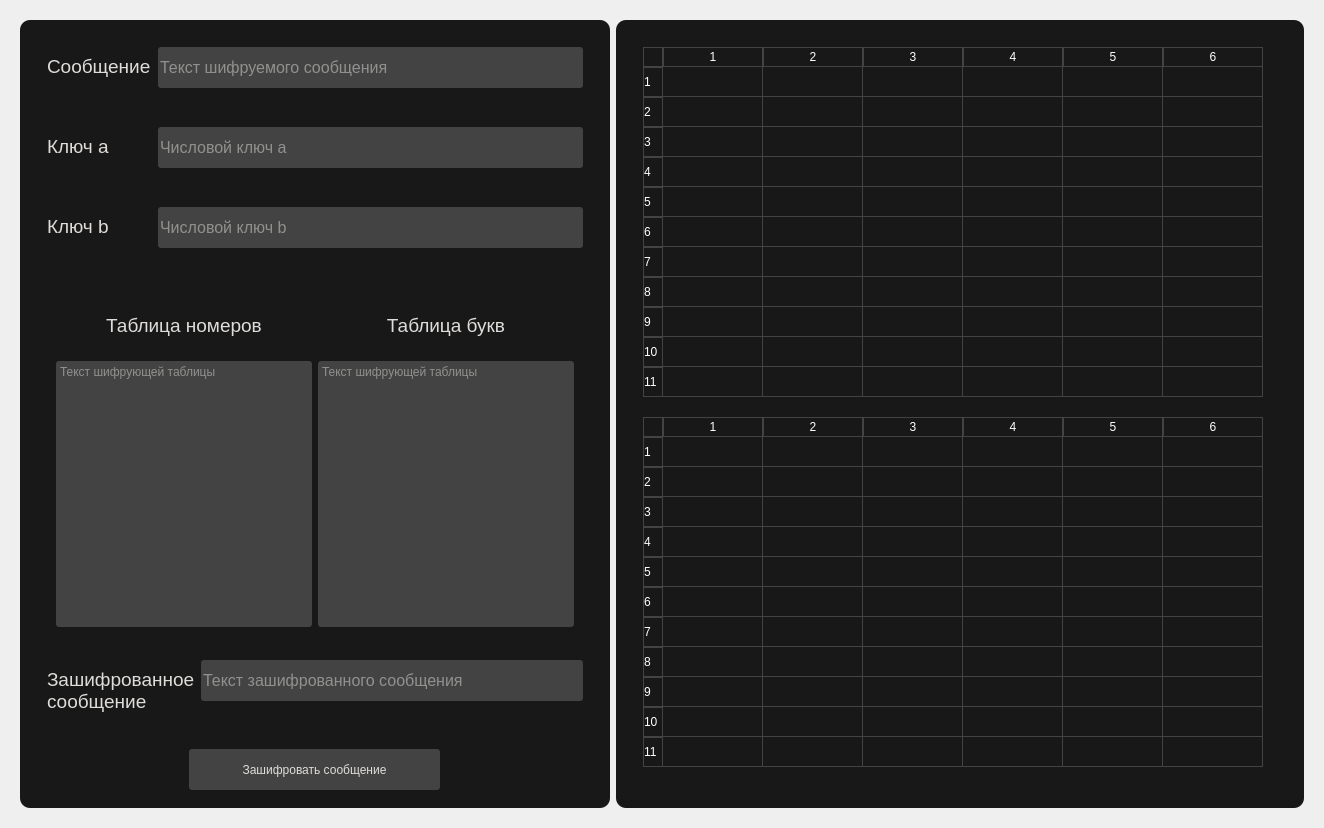
          <widget class="QWidget" name="caesar_affine_system_tab">
           <attribute name="title">
            <string>Афинная система</string>
           </attribute>
           <layout class="QVBoxLayout" name="verticalLayout_24">
            <item>
             <widget class="QStackedWidget" name="stacked_widget_sca">
              <property name="styleSheet">
               <string notr="true">QStackedWidget {
	color: rgb(255, 255, 255);
}</string>
              </property>
              <property name="currentIndex">
               <number>0</number>
              </property>
              <widget class="QWidget" name="main_page_sca">
               <layout class="QHBoxLayout" name="horizontalLayout_64">
                <item>
                 <widget class="QFrame" name="encrypt_main_frame_4">
                  <property name="minimumSize">
                   <size>
                    <width>0</width>
                    <height>0</height>
                   </size>
                  </property>
                  <property name="styleSheet">
                   <string notr="true">QFrame {
	background-color: rgb(25, 24, 24);
	border-radius: 10px;
}</string>
                  </property>
                  <property name="frameShape">
                   <enum>QFrame::StyledPanel</enum>
                  </property>
                  <property name="frameShadow">
                   <enum>QFrame::Raised</enum>
                  </property>
                  <layout class="QVBoxLayout" name="verticalLayout_25">
                   <item>
                    <widget class="QFrame" name="encrypt_inputs_main_frame_4">
                     <property name="styleSheet">
                      <string notr="true"/>
                     </property>
                     <property name="frameShape">
                      <enum>QFrame::StyledPanel</enum>
                     </property>
                     <property name="frameShadow">
                      <enum>QFrame::Raised</enum>
                     </property>
                     <layout class="QVBoxLayout" name="verticalLayout_26">
                      <item>
                       <widget class="QFrame" name="encrypt_input_message_frame_4">
                        <property name="frameShape">
                         <enum>QFrame::StyledPanel</enum>
                        </property>
                        <property name="frameShadow">
                         <enum>QFrame::Raised</enum>
                        </property>
                        <layout class="QHBoxLayout" name="horizontalLayout_41">
                         <item>
                          <widget class="QLabel" name="message_label_sca">
                           <property name="minimumSize">
                            <size>
                             <width>105</width>
                             <height>0</height>
                            </size>
                           </property>
                           <property name="maximumSize">
                            <size>
                             <width>16777215</width>
                             <height>40</height>
                            </size>
                           </property>
                           <property name="toolTip">
                            <string>Текст шифруемого сообщения</string>
                           </property>
                           <property name="styleSheet">
                            <string notr="true">QLabel {
	font-size: 19px;
	color: rgb(222, 221, 218);
}</string>
                           </property>
                           <property name="text">
                            <string>&lt;html&gt;&lt;head/&gt;&lt;body&gt;&lt;p&gt;&lt;span style=&quot; font-size:14pt;&quot;&gt;Сообщение&lt;/span&gt;&lt;/p&gt;&lt;/body&gt;&lt;/html&gt;</string>
                           </property>
                           <property name="alignment">
                            <set>Qt::AlignLeading|Qt::AlignLeft|Qt::AlignTop</set>
                           </property>
                          </widget>
                         </item>
                         <item>
                          <widget class="QLineEdit" name="message_text_sca">
                           <property name="minimumSize">
                            <size>
                             <width>0</width>
                             <height>56</height>
                            </size>
                           </property>
                           <property name="styleSheet">
                            <string notr="true">QLineEdit {
	background-color: rgb(67, 67, 67);
	color: rgb(222, 221, 218);
	border-radius: 3px;
	height: 37px;
	font-size: 16px;
	padding: 2 px;
	margin: 0 0 15 0 px;
}

QLineEdit:focus {
	background-color: rgb(103, 101, 101);
}</string>
                           </property>
                           <property name="placeholderText">
                            <string>Текст шифруемого сообщения</string>
                           </property>
                           <property name="clearButtonEnabled">
                            <bool>true</bool>
                           </property>
                          </widget>
                         </item>
                        </layout>
                       </widget>
                      </item>
                      <item>
                       <widget class="QFrame" name="encrypt_input_key_a_frame_4">
                        <property name="frameShape">
                         <enum>QFrame::StyledPanel</enum>
                        </property>
                        <property name="frameShadow">
                         <enum>QFrame::Raised</enum>
                        </property>
                        <layout class="QHBoxLayout" name="horizontalLayout_42">
                         <item>
                          <widget class="QLabel" name="key_a_label_sca">
                           <property name="minimumSize">
                            <size>
                             <width>105</width>
                             <height>0</height>
                            </size>
                           </property>
                           <property name="maximumSize">
                            <size>
                             <width>64</width>
                             <height>40</height>
                            </size>
                           </property>
                           <property name="toolTip">
                            <string>Количество строк шифрующей таблицы</string>
                           </property>
                           <property name="styleSheet">
                            <string notr="true">QLabel {
	font-size: 19px;
	color: rgb(222, 221, 218);
}</string>
                           </property>
                           <property name="text">
                            <string>Ключ a</string>
                           </property>
                           <property name="alignment">
                            <set>Qt::AlignLeading|Qt::AlignLeft|Qt::AlignTop</set>
                           </property>
                          </widget>
                         </item>
                         <item>
                          <widget class="QLineEdit" name="key_a_text_sca">
                           <property name="minimumSize">
                            <size>
                             <width>0</width>
                             <height>56</height>
                            </size>
                           </property>
                           <property name="styleSheet">
                            <string notr="true">QLineEdit {
	background-color: rgb(67, 67, 67);
	color: rgb(222, 221, 218);
	border-radius: 3px;
	height: 37px;
	font-size: 16px;
	padding: 2 px;
	margin: 0 0 15 0 px;
}

QLineEdit:focus {
	background-color: rgb(103, 101, 101);
}</string>
                           </property>
                           <property name="placeholderText">
                            <string>Числовой ключ a</string>
                           </property>
                           <property name="clearButtonEnabled">
                            <bool>true</bool>
                           </property>
                          </widget>
                         </item>
                        </layout>
                       </widget>
                      </item>
                      <item>
                       <widget class="QFrame" name="encrypt_input_key_b_frame_5">
                        <property name="frameShape">
                         <enum>QFrame::StyledPanel</enum>
                        </property>
                        <property name="frameShadow">
                         <enum>QFrame::Raised</enum>
                        </property>
                        <layout class="QHBoxLayout" name="horizontalLayout_43">
                         <item>
                          <widget class="QLabel" name="key_b_label_sca">
                           <property name="minimumSize">
                            <size>
                             <width>105</width>
                             <height>0</height>
                            </size>
                           </property>
                           <property name="maximumSize">
                            <size>
                             <width>16777215</width>
                             <height>40</height>
                            </size>
                           </property>
                           <property name="toolTip">
                            <string notr="true">Количество столбцов шифрующей таблицы</string>
                           </property>
                           <property name="styleSheet">
                            <string notr="true">QLabel {
	font-size: 19px;
	color: rgb(222, 221, 218);
}</string>
                           </property>
                           <property name="text">
                            <string>Ключ b</string>
                           </property>
                           <property name="alignment">
                            <set>Qt::AlignLeading|Qt::AlignLeft|Qt::AlignTop</set>
                           </property>
                          </widget>
                         </item>
                         <item>
                          <widget class="QLineEdit" name="key_b_text_sca">
                           <property name="minimumSize">
                            <size>
                             <width>0</width>
                             <height>56</height>
                            </size>
                           </property>
                           <property name="styleSheet">
                            <string notr="true">QLineEdit {
	background-color: rgb(67, 67, 67);
	color: rgb(222, 221, 218);
	border-radius: 3px;
	height: 37px;
	font-size: 16px;
	padding: 2 px;
	margin: 0 0 15 0 px;
}

QLineEdit:focus {
	background-color: rgb(103, 101, 101);
}</string>
                           </property>
                           <property name="placeholderText">
                            <string>Числовой ключ b</string>
                           </property>
                           <property name="clearButtonEnabled">
                            <bool>true</bool>
                           </property>
                          </widget>
                         </item>
                        </layout>
                       </widget>
                      </item>
                     </layout>
                    </widget>
                   </item>
                   <item>
                    <widget class="QFrame" name="encrypt_outputs_main_frame_4">
                     <property name="styleSheet">
                      <string notr="true"/>
                     </property>
                     <property name="frameShape">
                      <enum>QFrame::StyledPanel</enum>
                     </property>
                     <property name="frameShadow">
                      <enum>QFrame::Raised</enum>
                     </property>
                     <layout class="QVBoxLayout" name="verticalLayout_27">
                      <item>
                       <widget class="QFrame" name="encrypt_output_table_frame_4">
                        <property name="frameShape">
                         <enum>QFrame::StyledPanel</enum>
                        </property>
                        <property name="frameShadow">
                         <enum>QFrame::Raised</enum>
                        </property>
                        <layout class="QVBoxLayout" name="verticalLayout_47">
                         <item>
                          <widget class="QFrame" name="encrypt_output_table_label_frame">
                           <property name="frameShape">
                            <enum>QFrame::StyledPanel</enum>
                           </property>
                           <property name="frameShadow">
                            <enum>QFrame::Raised</enum>
                           </property>
                           <layout class="QHBoxLayout" name="horizontalLayout_82">
                            <item>
                             <widget class="QLabel" name="encrypt_output_table_number_label_sca">
                              <property name="styleSheet">
                               <string notr="true">QLabel {
	font-size: 19px;
	color: rgb(222, 221, 218);
}</string>
                              </property>
                              <property name="text">
                               <string>Таблица номеров</string>
                              </property>
                              <property name="alignment">
                               <set>Qt::AlignCenter</set>
                              </property>
                             </widget>
                            </item>
                            <item>
                             <widget class="QLabel" name="encrypt_output_table_letter_label_sca">
                              <property name="styleSheet">
                               <string notr="true">QLabel {
	font-size: 19px;
	color: rgb(222, 221, 218);
}</string>
                              </property>
                              <property name="text">
                               <string>Таблица букв</string>
                              </property>
                              <property name="alignment">
                               <set>Qt::AlignCenter</set>
                              </property>
                             </widget>
                            </item>
                           </layout>
                          </widget>
                         </item>
                         <item>
                          <widget class="QFrame" name="encrypt_output_text_tables_frame">
                           <property name="frameShape">
                            <enum>QFrame::StyledPanel</enum>
                           </property>
                           <property name="frameShadow">
                            <enum>QFrame::Raised</enum>
                           </property>
                           <layout class="QHBoxLayout" name="horizontalLayout_30">
                            <item>
                             <widget class="QTextEdit" name="encryption_table_number_text_sca">
                              <property name="styleSheet">
                               <string notr="true">QTextEdit {
	background-color: rgb(67, 67, 67);
	border-radius: 3px;
	color: rgb(222, 221, 218);
}

QTextEdit:focus {
	background-color: rgb(103, 101, 101);
}</string>
                              </property>
                              <property name="readOnly">
                               <bool>true</bool>
                              </property>
                              <property name="placeholderText">
                               <string>Текст шифрующей таблицы</string>
                              </property>
                             </widget>
                            </item>
                            <item>
                             <widget class="QTextEdit" name="encryption_table_letter_text_sca">
                              <property name="styleSheet">
                               <string notr="true">QTextEdit {
	background-color: rgb(67, 67, 67);
	border-radius: 3px;
	color: rgb(222, 221, 218);
}

QTextEdit:focus {
	background-color: rgb(103, 101, 101);
}</string>
                              </property>
                              <property name="readOnly">
                               <bool>true</bool>
                              </property>
                              <property name="placeholderText">
                               <string>Текст шифрующей таблицы</string>
                              </property>
                             </widget>
                            </item>
                           </layout>
                          </widget>
                         </item>
                        </layout>
                       </widget>
                      </item>
                      <item>
                       <widget class="QFrame" name="encrypt_output_message_frame_4">
                        <property name="frameShape">
                         <enum>QFrame::StyledPanel</enum>
                        </property>
                        <property name="frameShadow">
                         <enum>QFrame::Raised</enum>
                        </property>
                        <layout class="QHBoxLayout" name="horizontalLayout_45">
                         <item>
                          <widget class="QLabel" name="encrypt_message_label_sca">
                           <property name="minimumSize">
                            <size>
                             <width>105</width>
                             <height>50</height>
                            </size>
                           </property>
                           <property name="maximumSize">
                            <size>
                             <width>16777215</width>
                             <height>40</height>
                            </size>
                           </property>
                           <property name="toolTip">
                            <string>Шифруемое сообщение</string>
                           </property>
                           <property name="styleSheet">
                            <string notr="true">QLabel {
	font-size: 19px;
	color: rgb(222, 221, 218);
}</string>
                           </property>
                           <property name="text">
                            <string>Зашифрованное сообщение</string>
                           </property>
                           <property name="scaledContents">
                            <bool>false</bool>
                           </property>
                           <property name="alignment">
                            <set>Qt::AlignLeading|Qt::AlignLeft|Qt::AlignTop</set>
                           </property>
                           <property name="wordWrap">
                            <bool>true</bool>
                           </property>
                          </widget>
                         </item>
                         <item>
                          <widget class="QLineEdit" name="encrypt_message_text_sca">
                           <property name="styleSheet">
                            <string notr="true">QLineEdit {
	background-color: rgb(67, 67, 67);
	color: rgb(222, 221, 218);
	border-radius: 3px;
	height: 37px;
	font-size: 16px;
	padding: 2 px;
	margin: 0 0 15 0 px;
}

QLineEdit:focus {
	background-color: rgb(103, 101, 101);
}</string>
                           </property>
                           <property name="readOnly">
                            <bool>true</bool>
                           </property>
                           <property name="placeholderText">
                            <string>Текст зашифрованного сообщения</string>
                           </property>
                          </widget>
                         </item>
                        </layout>
                       </widget>
                      </item>
                     </layout>
                    </widget>
                   </item>
                   <item>
                    <widget class="QFrame" name="encrypt_buttons_main_frame_4">
                     <property name="styleSheet">
                      <string notr="true"/>
                     </property>
                     <property name="frameShape">
                      <enum>QFrame::StyledPanel</enum>
                     </property>
                     <property name="frameShadow">
                      <enum>QFrame::Raised</enum>
                     </property>
                     <layout class="QHBoxLayout" name="horizontalLayout_46">
                      <item>
                       <widget class="QPushButton" name="encrypt_btn_sca">
                        <property name="minimumSize">
                         <size>
                          <width>0</width>
                          <height>41</height>
                         </size>
                        </property>
                        <property name="maximumSize">
                         <size>
                          <width>251</width>
                          <height>16777215</height>
                         </size>
                        </property>
                        <property name="styleSheet">
                         <string notr="true">QPushButton {
	background-color: rgb(67, 67, 67);
	color: rgb(222, 221, 218);
	border: none;
	border-radius: 3px;
}

QPushButton:pressed {
	background-color: rgb(103, 101, 101);
}</string>
                        </property>
                        <property name="text">
                         <string>Зашифровать сообщение</string>
                        </property>
                       </widget>
                      </item>
                     </layout>
                    </widget>
                   </item>
                  </layout>
                 </widget>
                </item>
                <item>
                 <widget class="QFrame" name="un_encrypt_main_frame_sca">
                  <property name="minimumSize">
                   <size>
                    <width>0</width>
                    <height>0</height>
                   </size>
                  </property>
                  <property name="styleSheet">
                   <string notr="true">QFrame {
	background-color: rgb(25, 24, 24);
	border-radius: 10px;
}</string>
                  </property>
                  <property name="frameShape">
                   <enum>QFrame::StyledPanel</enum>
                  </property>
                  <property name="frameShadow">
                   <enum>QFrame::Raised</enum>
                  </property>
                  <layout class="QVBoxLayout" name="verticalLayout_38">
                   <item>
                    <widget class="QFrame" name="encrypt_outputs_main_frame_5">
                     <property name="styleSheet">
                      <string notr="true"/>
                     </property>
                     <property name="frameShape">
                      <enum>QFrame::StyledPanel</enum>
                     </property>
                     <property name="frameShadow">
                      <enum>QFrame::Raised</enum>
                     </property>
                     <layout class="QVBoxLayout" name="verticalLayout_37">
                      <item>
                       <widget class="QFrame" name="encrypt_output_tables_frame_2">
                        <property name="frameShape">
                         <enum>QFrame::StyledPanel</enum>
                        </property>
                        <property name="frameShadow">
                         <enum>QFrame::Raised</enum>
                        </property>
                        <layout class="QVBoxLayout" name="verticalLayout_30">
                         <item>
                          <widget class="QTableWidget" name="encryption_table_number_sca">
                           <property name="styleSheet">
                            <string notr="true">QTableWidget {
	gridline-color: rgb(67, 67, 67);
}

QHeaderView::section {
	color: rgb(255, 255, 255);
	border: 1px solid rgb(67, 67, 67);
	background-color: rgb(25, 24, 24);
}

QTableCornerButton::section {
	border: 1px solid rgb(67, 67, 67);
	background-color: rgb(25, 24, 24);
}</string>
                           </property>
                           <property name="sizeAdjustPolicy">
                            <enum>QAbstractScrollArea::AdjustToContents</enum>
                           </property>
                           <property name="editTriggers">
                            <set>QAbstractItemView::NoEditTriggers</set>
                           </property>
                           <property name="verticalScrollMode">
                            <enum>QAbstractItemView::ScrollPerPixel</enum>
                           </property>
                           <property name="rowCount">
                            <number>11</number>
                           </property>
                           <property name="columnCount">
                            <number>6</number>
                           </property>
                           <row/>
                           <row/>
                           <row/>
                           <row/>
                           <row/>
                           <row/>
                           <row/>
                           <row/>
                           <row/>
                           <row/>
                           <row/>
                           <column/>
                           <column/>
                           <column/>
                           <column/>
                           <column/>
                           <column/>
                          </widget>
                         </item>
                         <item>
                          <widget class="QTableWidget" name="encryption_table_letter_sca">
                           <property name="styleSheet">
                            <string notr="true">QTableWidget {
	gridline-color: rgb(67, 67, 67);
}

QHeaderView::section {
	color: rgb(255, 255, 255);
	border: 1px solid rgb(67, 67, 67);
	background-color: rgb(25, 24, 24);
}

QTableCornerButton::section {
	border: 1px solid rgb(67, 67, 67);
	background-color: rgb(25, 24, 24);
}</string>
                           </property>
                           <property name="sizeAdjustPolicy">
                            <enum>QAbstractScrollArea::AdjustToContents</enum>
                           </property>
                           <property name="editTriggers">
                            <set>QAbstractItemView::NoEditTriggers</set>
                           </property>
                           <property name="rowCount">
                            <number>11</number>
                           </property>
                           <property name="columnCount">
                            <number>6</number>
                           </property>
                           <row/>
                           <row/>
                           <row/>
                           <row/>
                           <row/>
                           <row/>
                           <row/>
                           <row/>
                           <row/>
                           <row/>
                           <row/>
                           <column/>
                           <column/>
                           <column/>
                           <column/>
                           <column/>
                           <column/>
                          </widget>
                         </item>
                        </layout>
                       </widget>
                      </item>
                     </layout>
                    </widget>
                   </item>
                  </layout>
                 </widget>
                </item>
               </layout>
              </widget>
             </widget>
            </item>
           </layout>
          </widget>
